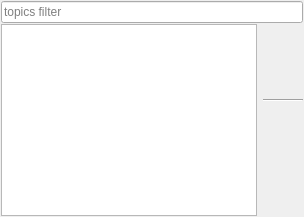
     <widget class="QWidget" name="tabTopics">
      <attribute name="title">
       <string>Topics</string>
      </attribute>
      <layout class="QVBoxLayout" name="verticalLayout_2">
       <property name="spacing">
        <number>1</number>
       </property>
       <property name="leftMargin">
        <number>1</number>
       </property>
       <property name="topMargin">
        <number>1</number>
       </property>
       <property name="rightMargin">
        <number>1</number>
       </property>
       <property name="bottomMargin">
        <number>1</number>
       </property>
       <item>
        <widget class="QFrame" name="filter_frame_topic">
         <property name="frameShape">
          <enum>QFrame::NoFrame</enum>
         </property>
         <property name="frameShadow">
          <enum>QFrame::Plain</enum>
         </property>
         <layout class="QHBoxLayout" name="horizontalLayout_6">
          <property name="leftMargin">
           <number>0</number>
          </property>
          <property name="topMargin">
           <number>0</number>
          </property>
          <property name="rightMargin">
           <number>0</number>
          </property>
          <property name="bottomMargin">
           <number>0</number>
          </property>
          <item>
           <widget class="EnhancedLineEdit" name="topicFilterInput">
            <property name="placeholderText">
             <string>topics filter</string>
            </property>
           </widget>
          </item>
         </layout>
        </widget>
       </item>
       <item>
        <widget class="QFrame" name="topicFrame">
         <property name="frameShape">
          <enum>QFrame::NoFrame</enum>
         </property>
         <property name="frameShadow">
          <enum>QFrame::Plain</enum>
         </property>
         <layout class="QHBoxLayout" name="horizontalLayout_3">
          <property name="leftMargin">
           <number>0</number>
          </property>
          <property name="topMargin">
           <number>0</number>
          </property>
          <property name="rightMargin">
           <number>0</number>
          </property>
          <property name="bottomMargin">
           <number>0</number>
          </property>
          <item>
           <widget class="QTreeView" name="topicsView">
            <property name="alternatingRowColors">
             <bool>true</bool>
            </property>
            <property name="selectionMode">
             <enum>QAbstractItemView::ExtendedSelection</enum>
            </property>
            <property name="uniformRowHeights">
             <bool>true</bool>
            </property>
           </widget>
          </item>
          <item>
           <widget class="QFrame" name="controlTopicsFrame">
            <property name="frameShape">
             <enum>QFrame::NoFrame</enum>
            </property>
            <property name="frameShadow">
             <enum>QFrame::Plain</enum>
            </property>
            <layout class="QVBoxLayout" name="verticalLayout_5">
             <property name="spacing">
              <number>3</number>
             </property>
             <property name="leftMargin">
              <number>0</number>
             </property>
             <property name="topMargin">
              <number>0</number>
             </property>
             <property name="rightMargin">
              <number>0</number>
             </property>
             <property name="bottomMargin">
              <number>0</number>
             </property>
             <item>
              <widget class="QPushButton" name="echoTopicButton">
               <property name="enabled">
                <bool>false</bool>
               </property>
               <property name="sizePolicy">
                <sizepolicy hsizetype="Preferred" vsizetype="Fixed">
                 <horstretch>0</horstretch>
                 <verstretch>0</verstretch>
                </sizepolicy>
               </property>
               <property name="maximumSize">
                <size>
                 <width>40</width>
                 <height>40</height>
                </size>
               </property>
               <property name="toolTip">
                <string>&lt;html&gt;&lt;head/&gt;&lt;body&gt;&lt;p&gt;Show the content of the topic&lt;/p&gt;&lt;/body&gt;&lt;/html&gt;</string>
               </property>
               <property name="text">
                <string/>
               </property>
               <property name="iconSize">
                <size>
                 <width>8</width>
                 <height>8</height>
                </size>
               </property>
               <property name="flat">
                <bool>true</bool>
               </property>
              </widget>
             </item>
             <item>
              <widget class="QPushButton" name="hzTopicButton">
               <property name="enabled">
                <bool>false</bool>
               </property>
               <property name="sizePolicy">
                <sizepolicy hsizetype="Preferred" vsizetype="Fixed">
                 <horstretch>0</horstretch>
                 <verstretch>0</verstretch>
                </sizepolicy>
               </property>
               <property name="maximumSize">
                <size>
                 <width>40</width>
                 <height>40</height>
                </size>
               </property>
               <property name="toolTip">
                <string>&lt;html&gt;&lt;head/&gt;&lt;body&gt;&lt;p&gt;Show only the receive rate of the topic&lt;/p&gt;&lt;/body&gt;&lt;/html&gt;</string>
               </property>
               <property name="iconSize">
                <size>
                 <width>8</width>
                 <height>8</height>
                </size>
               </property>
               <property name="flat">
                <bool>true</bool>
               </property>
              </widget>
             </item>
             <item>
              <widget class="QPushButton" name="hzSshTopicButton">
               <property name="enabled">
                <bool>false</bool>
               </property>
               <property name="sizePolicy">
                <sizepolicy hsizetype="Preferred" vsizetype="Fixed">
                 <horstretch>0</horstretch>
                 <verstretch>0</verstretch>
                </sizepolicy>
               </property>
               <property name="maximumSize">
                <size>
                 <width>40</width>
                 <height>40</height>
                </size>
               </property>
               <property name="toolTip">
                <string>&lt;html&gt;&lt;head/&gt;&lt;body&gt;&lt;p&gt;Show only the receive rate of the topic. Uses an SSH connection to execute 'rostopic hz'  on remote host.&lt;/p&gt;&lt;/body&gt;&lt;/html&gt;</string>
               </property>
               <property name="iconSize">
                <size>
                 <width>8</width>
                 <height>8</height>
                </size>
               </property>
               <property name="flat">
                <bool>true</bool>
               </property>
              </widget>
             </item>
             <item>
              <widget class="Line" name="line">
               <property name="orientation">
                <enum>Qt::Horizontal</enum>
               </property>
              </widget>
             </item>
             <item>
              <widget class="QPushButton" name="pubTopicButton">
               <property name="sizePolicy">
                <sizepolicy hsizetype="Preferred" vsizetype="Fixed">
                 <horstretch>0</horstretch>
                 <verstretch>0</verstretch>
                </sizepolicy>
               </property>
               <property name="maximumSize">
                <size>
                 <width>40</width>
                 <height>40</height>
                </size>
               </property>
               <property name="toolTip">
                <string>&lt;html&gt;&lt;head/&gt;&lt;body&gt;&lt;p&gt;Start a publisher for selected topic or creates a new topic, if no selected&lt;/p&gt;&lt;/body&gt;&lt;/html&gt;</string>
               </property>
               <property name="iconSize">
                <size>
                 <width>8</width>
                 <height>8</height>
                </size>
               </property>
               <property name="flat">
                <bool>true</bool>
               </property>
              </widget>
             </item>
             <item>
              <widget class="QPushButton" name="pubStopTopicButton">
               <property name="sizePolicy">
                <sizepolicy hsizetype="Preferred" vsizetype="Fixed">
                 <horstretch>0</horstretch>
                 <verstretch>0</verstretch>
                </sizepolicy>
               </property>
               <property name="maximumSize">
                <size>
                 <width>40</width>
                 <height>40</height>
                </size>
               </property>
               <property name="toolTip">
                <string>&lt;html&gt;&lt;head/&gt;&lt;body&gt;&lt;p&gt;Stop a running publisher of selected topic&lt;/p&gt;&lt;p&gt;Publishers are all nodes which starts with &lt;span style=&quot; font-style:italic;&quot;&gt;/rostopic_pub[topicname]&lt;/span&gt;&lt;/p&gt;&lt;/body&gt;&lt;/html&gt;</string>
               </property>
               <property name="iconSize">
                <size>
                 <width>8</width>
                 <height>8</height>
                </size>
               </property>
               <property name="flat">
                <bool>true</bool>
               </property>
              </widget>
             </item>
             <item>
              <spacer name="verticalSpacer_3">
               <property name="orientation">
                <enum>Qt::Vertical</enum>
               </property>
               <property name="sizeHint" stdset="0">
                <size>
                 <width>8</width>
                 <height>8</height>
                </size>
               </property>
              </spacer>
             </item>
            </layout>
           </widget>
          </item>
         </layout>
        </widget>
       </item>
      </layout>
     </widget>
